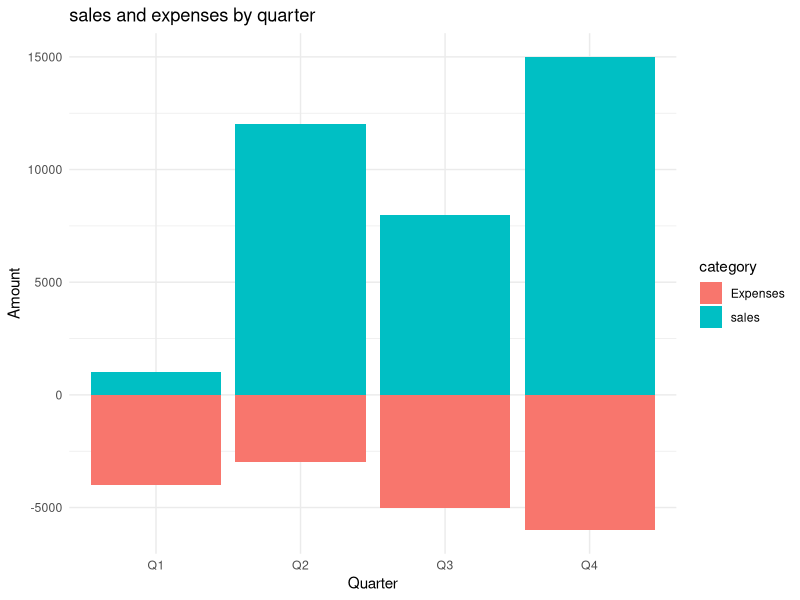

Source code (R):
#install.packages("ggplot2")

library(ggplot2)

#Sample dataset
sales <- c(1000,12000,8000,15000)
expenses <- c(4000,3000,5000,6000)
quarters <- c("Q1","Q2","Q3","Q4")

#Creating dataframe
business_data <- data.frame(Quarter = quarters, Sales = sales, Expenses = expenses)


#Prints summary we can also use business_data.head
print(summary(business_data))


#Data Visualization
ggplot(business_data, aes(x=Quarter))+#aes = asthetic, + is concatination
  geom_bar(aes(y=Sales, fill = "sales"),stat = "identity")+
  geom_bar(aes(y=-Expenses, fill="Expenses"),stat = "identity")+
  labs(title = "sales and expenses by quarter",
       y = "Amount",
       fill = "category")+
    theme_minimal()